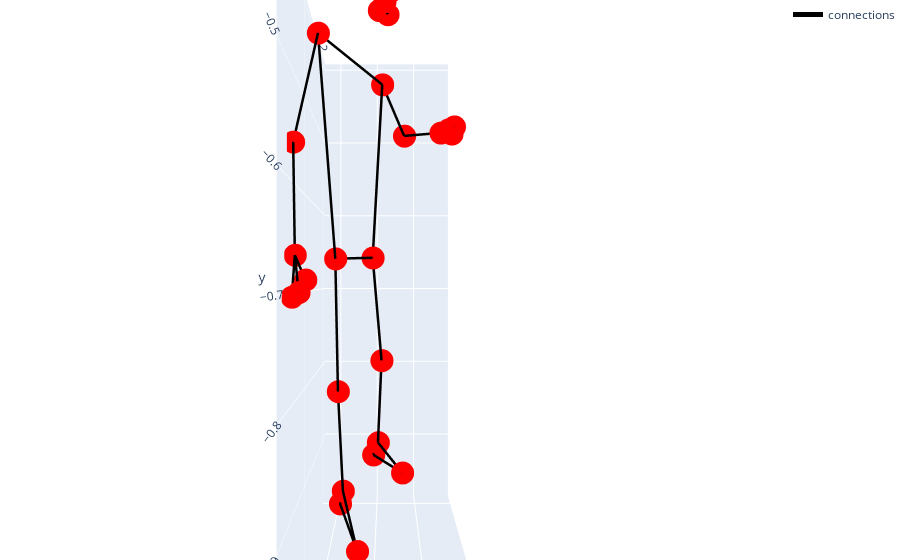

Write notebook code for a chart like this one.
### Code cell
plot_landmarks(pose_coords[200].pose_landmarks,  mp_pose.POSE_CONNECTIONS)
